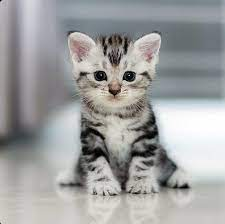
%> input picture cat.jpg, 225 x 224 px
$ octave DeteksiTepi.m   (GNU Octave 9; MATLAB toolbox functions it lacks are replaced by stand-ins)
%> lines starting %> are read from the running program, lines starting %| are printed output that depends on the picture; in (x1, y1, x2, y2) boxes, pixels count from 0 and x2, y2 are one past the last pixel; in counts of white or black regions, pixels touching at a corner belong together; the program's own positions count from 1
clc; clear; close all; warning off all;

%membaca citra rgb
Img = imread('cat.jpg');
%> Img is the input picture: size 224x225x3 uint8; mean R, G, B 158.8, 159.3, 159.5
figure, imshow(Img)

%mengkonversi citra rgb menjadi grayscale
I = double(rgb2gray(Img));
figure, imshow(I, [])

%konvolusi dengan operator Roberts
robertshor = [0 1; -1 0];
robertsver = [1 0; 0 -1];
Ix = conv2(I,robertshor,'same');
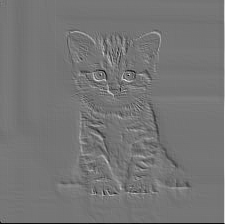
%> Ix: size 224x225 double; min -218, max 255, mean 0.1; drawn with min black and max white
Iy = conv2(I,robertsver,'same');
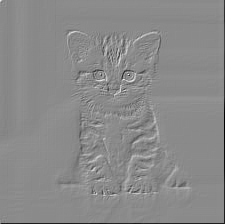
%> Iy: size 224x225 double; min -255, max 213, mean -1.4; drawn with min black and max white
J = sqrt((Ix.^2)+(Iy.^2));
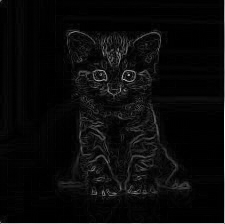
%> J: size 224x225 double; min 0, max 360.6, mean 14.9; drawn with min black and max white

%menampilkan citra hasil konvolusi
figure, imshow(Ix, [])
figure, imshow(Iy, [])
figure, imshow(J, [])

%melakukan thresholding citra
K = uint8(J);
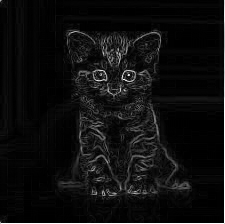
%> K: size 224x225 uint8; min 0, max 255, mean 14.6
L = imbinarize(K,0.08);
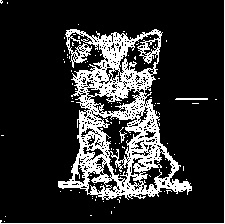
%> L: size 224x225 logical; 18.4% white; 94 white regions (90 under 20 px), largest, box (x1, y1, x2, y2) and area: (58, 29, 192, 200) 8516, (0, 0, 225, 224) 453, (175, 98, 208, 100) 65, (119, 127, 127, 143) 35
figure, imshow(L)

%melakukan operasi morfologi
M = imfill(L,'holes');
%> M: size 224x225 logical; 28.3% white; 61 white regions (58 under 20 px), largest, box (x1, y1, x2, y2) and area: (58, 29, 192, 200) 13612, (0, 0, 225, 224) 453, (175, 98, 208, 100) 65
N = bwareaopen(M,10000);
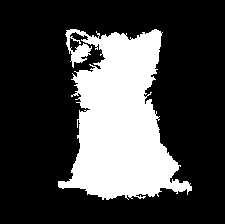
%> N: size 224x225 logical; 27% white; 1 white region, box (x1, y1, x2, y2) and area: (58, 29, 192, 200) 13612
figure, imshow(M)
figure, imshow(N)

%mengambil bounding box pada masing-masing objek
[labeled, numObjects] = bwlabel(N,8);
%> labeled: size 224x225 double; values 0 (black) and 1 (white), 27% white; 1 white region
%> numObjects = 1

figure, imshow(labeled,[])

stats = regionprops(labeled,'BoundingBox');
%> stats = 1 region; box (x1, y1, x2, y2): (58, 29, 192, 200)
bbox = cat(1,stats.BoundingBox);
%> bbox = [58.5 29.5 134 171]

%menampilkan bounding box citra hasil segmentasi
figure, imshow(Img);
hold on
for idx = 1:numObjects
    h = rectangle('Position', bbox(idx,:),'LineWidth',2);
    set(h,'EdgeColor',[1 0 0]);
    hold on;
end
%> this loop made 1 pass

%menampilkan jumlah objek hasil segmentasi
title(['Jumlah Objek Ada : ',num2str(numObjects)])
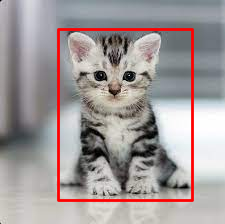
%> figure redrawn from the program's plot data; its title reads 'Jumlah Objek Ada : 1'
hold off
